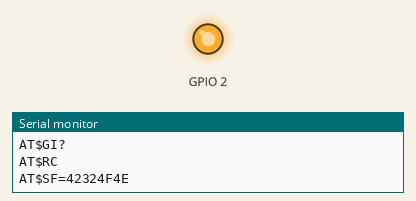
Simulated run of this sketch. Board: ESP32. Parts: output pins drawn as LEDs (lit = HIGH), the last lines printed to the serial monitor. At 20.0 s the program restarts the board; the recording ends there.

Above: at 0.1 s.
At 15.1 s:
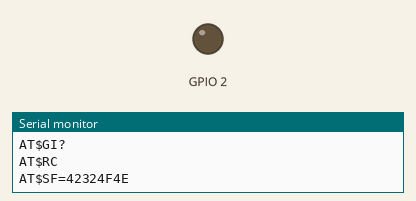
Timing chart, 0 to 16.6 s (numbered marks = the images above):
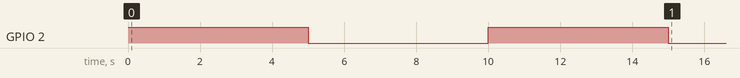

The sketch:

JARM_ESP32_SIGFOX_-_RESTART_TEST.ino
```cpp
// the setup function runs once when you press reset or power the board
void setup() {
  // initialize digital pin LED_BUILTIN as an output.
  Serial.begin(9600);
  pinMode(2, OUTPUT);
}

// the loop function runs over and over again forever
void loop() {
  int i;

  for(i=0;i<2;i++)
  {
    digitalWrite(2, HIGH);   // turn the LED on (HIGH is the voltage level)
    Serial.println("AT$GI?");
    Serial.println("AT$RC");
    Serial.println("AT$SF=42324F4E");
    delay(5000);                       // wait for a second

    digitalWrite(2, LOW);    // turn the LED off by making the voltage LOW
    delay(5000);                       // wait for a second
    Serial.print("count");
    Serial.println(i);

    if(i==1)
    {
      Serial.println("Resetting ESP");
       ESP.restart(); //ESP.reset();
    }
  }
}
```

Measured:
- by itself, GPIO 2: alternates HIGH for 5.0 s and LOW for 5.0 s
